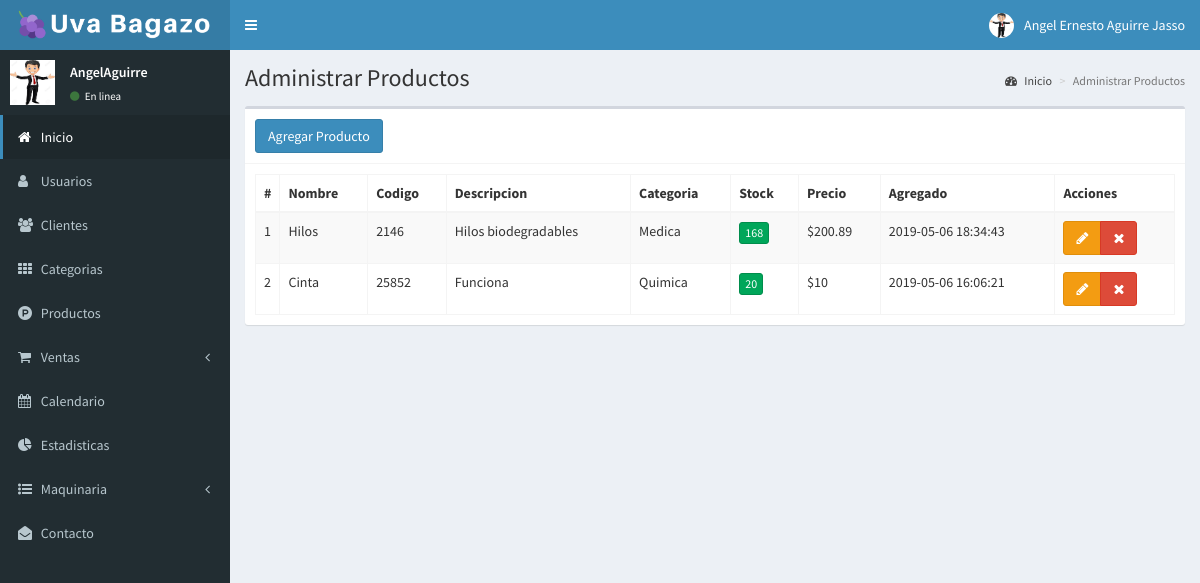
Screenshot of /productos (signed in) with the database file from the repository.
### tables this page shows
CREATE TABLE `productos` (
  `id` int(11) NOT NULL,
  `id_categoria` int(11) NOT NULL,
  `nombre` text NOT NULL,
  `codigo` text NOT NULL,
  `descripcion` text NOT NULL,
  `imagen` text NOT NULL,
  `stock` int(11) NOT NULL,
  `precio` float NOT NULL,
  `ventas` int(11) NOT NULL,
  `fecha` timestamp NOT NULL DEFAULT CURRENT_TIMESTAMP ON UPDATE CURRENT_TIMESTAMP
);

CREATE TABLE `categorias` (
  `id` int(11) NOT NULL,
  `categoria` text NOT NULL,
  `fecha` timestamp NOT NULL DEFAULT CURRENT_TIMESTAMP ON UPDATE CURRENT_TIMESTAMP
);

### controllers/template.controller.php (called while the page is built)
<?php
class ControllerTemplate{
    static public function ctrTemplate(){
        include "views/template.php";
    }
}

### index.php (called while the page is built, shortened)
<?php
require_once "controllers/template.controller.php";
require_once "controllers/usuarios.controller.php";
require_once "controllers/eventos.controller.php";
require_once "controllers/categorias.controller.php";
require_once "controllers/productos.controller.php";
require_once "controllers/clientes.controller.php";
require_once "models/categorias.model.php";
require_once "models/productos.model.php";
$template = new ControllerTemplate();
$template->ctrTemplate();

### controllers/productos.controller.php (called while the page is built, shortened)
<?php
class ControllerProductos{
    static public function ctrMostrarProductos($item,$valor){
        $tabla = "productos";
        $respuesta = ModelProductos::mdlMostrarProductos($tabla,$item,$valor);
        return $respuesta;
    }
}

### models/conexion.php (called while the page is built)
<?php
class Conexion{
    static public function conectar(){
        $link = new PDO("mysql:host=localhost;dbname=administracion",
        "root",
        "");
        $link->exec("set names utf8");
        return $link;
    }
}

### models/productos.model.php (called while the page is built, shortened)
<?php
require_once "conexion.php";
class ModelProductos{
    static public function mdlMostrarProductos($tabla, $item, $valor){
        if($item != null){
            $stmt = Conexion::conectar()->prepare("SELECT * FROM $tabla WHERE $item = :$item");
            $stmt -> bindParam(":".$item, $valor, PDO::PARAM_STR);
            $stmt -> execute();
            return $stmt -> fetch( );
        }else{
            $stmt = Conexion::conectar()->prepare("SELECT * FROM $tabla");
            $stmt -> execute();
            return $stmt -> fetchAll();
        }
    }
}

### controllers/categorias.controller.php (called while the page is built, shortened)
<?php
class ControllerCategorias{
    static public function ctrMostrarCategorias($item,$valor){
        $tabla = "categorias";
        $respuesta = ModelCategorias::mdlMostrarCategorias($tabla,$item,$valor);
        return $respuesta;
    }
}

### models/categorias.model.php (called while the page is built, shortened)
<?php
    require_once "conexion.php";
    class ModelCategorias{
        static public function mdlMostrarCategorias($tabla,$item,$valor){
            if($item != null){
                $stmt = Conexion::conectar()->prepare("SELECT * FROM $tabla WHERE $item = :$item");
                $stmt->bindParam(":".$item, $valor,PDO::PARAM_STR);
                $stmt->execute();
                return $stmt->fetch();
            }else{
                $stmt = Conexion::conectar()->prepare("SELECT * FROM $tabla");
                $stmt->execute();
                return $stmt->fetchAll();
            }
        }
    }

### views/modules/productos.php (the view, shortened to what this page needs)
<div class="content-wrapper">
  <section class="content-header">
    <h1>
      Administrar Productos
    </h1>
    <ol class="breadcrumb">
      <li><a href="inicio"><i class="fa fa-dashboard"></i> Inicio</a></li>
      <li class="active">Administrar Productos</li>
    </ol>
  </section>
  <section class="content">
    <div class="box">
      <div class="box-header with-border">
        <button class="btn btn-primary" data-toggle="modal" data-target="#modalAgregarProducto">
          Agregar Producto
        </button>
      </div>
      <div class="box-body">
        <table class="table table-bordered table-striped dt-responsive tablas">
          <thead>
            <tr>
              <th style="width:10px";>#</th>
              <th>Nombre</th>
              <th>Codigo</th>
              <th>Descripcion</th>
              <th>Categoria</th>
              <th>Stock</th>
              <th>Precio</th>
              <th>Agregado</th>
              <th>Acciones</th>
            </tr>
          </thead>
          <tbody>
            <?php
              $item = null;
              $valor = null;
              $productos = ControllerProductos::ctrMostrarProductos($item,$valor);
              foreach ($productos as $key => $value) {
                echo '<tr>
                <td>'.($key+1).'</td>
                <td>'.$value["nombre"].'</td>
                <td>'.$value["codigo"].'</td>
                <td>'.$value["descripcion"].'</td>';
                $item = "id";
                $valor = $value["id_categoria"];
                $categoria = ControllerCategorias::ctrMostrarCategorias($item,$valor);
                echo '
                <td>'.$categoria["categoria"].'</td>
                <td><button class="btn btn-success btn-xs">'.$value["stock"].'</button></td>
                <td>'.'$'.$value["precio"].'</td>
                <td>'.$value["fecha"].'</td>
                <td>
                  <div class="btn-group">
                    <button class="btn btn-warning btnEditarProducto" data-toggle="modal" data-target="#modalEditarProducto" idProducto="'.$value["id"].'"><i class="fa fa-pencil"></i></button>
                    <button class="btn btn-danger btnEliminarProducto"
                    idProducto="'.$value["id"].'"><i class="fa fa-times"></i></button>
                  </div>
                </td>
              </tr>';
              }
            ?>
          </tbody>
        </table>
    </div>
  </section>
</div>

### rows the page displays
productos: nombre "Hilos", codigo "2146", descripcion "Hilos biodegradables", id_categoria.categoria "Medica", stock "168", precio "200.89", fecha "2019-05-06 18:34:43"
productos: nombre "Cinta", codigo "25852", descripcion "Funciona", id_categoria.categoria "Quimica", stock "20", precio "10", fecha "2019-05-06 16:06:21"

### other values shown
$_SESSION["nombre"] "Angel Ernesto Aguirre Jasso"
$_SESSION["usuario"] "AngelAguirre"
